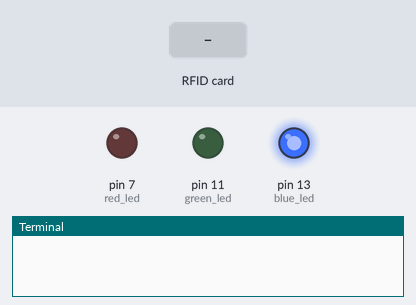
Recording of a program running on a simulated Raspberry Pi (header pin numbers). On the bench: output pins drawn as LEDs (lit = HIGH), the last lines printed to the terminal. Inputs (shaded band) come from the test bench. Web requests get an empty 200 reply after 0.4 s.

Above: at 0.2 s.
At 1.9 s:
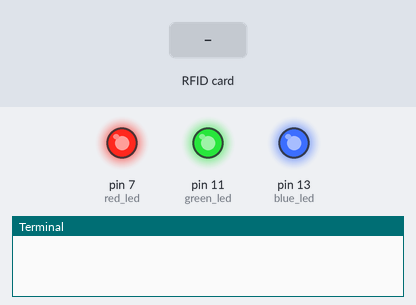
2.0 s: RFID card 5E 7A 19 C4 held to the reader
At 2.25 s:
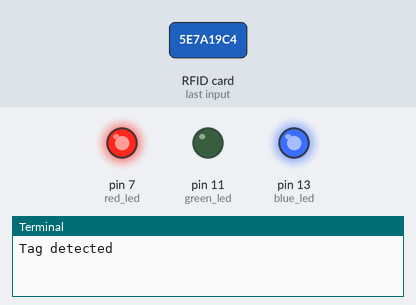
Timing chart, 0 to 5.0 s (numbered marks = the images above; inputs shaded):
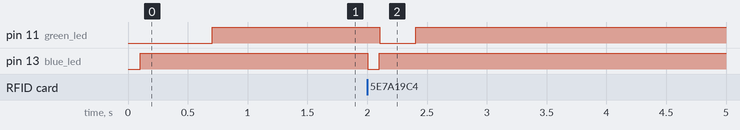

Measured:
- after the input at 2.0 s, pin 11 (green_led): HIGH → LOW after 0.11 s, → HIGH 0.30 s later; pin 13 (blue_led): HIGH → LOW at once, → HIGH 0.10 s later

The program:

main.py
```python
import time, requests
from pirc522 import RFID
import RPi.GPIO as GPIO
GPIO.setwarnings(False)
GPIO.setmode(GPIO.BOARD)
red_led = 7
green_led = 11
blue_led = 13
GPIO.setup(red_led,GPIO.OUT)
GPIO.setup(green_led,GPIO.OUT)
GPIO.setup(blue_led,GPIO.OUT)
rdr = RFID()
util = rdr.util()
util.debug = True

def green():
    GPIO.output(green_led,GPIO.LOW)
    time.sleep(0.3)
    GPIO.output(green_led,GPIO.HIGH)

def red():
    GPIO.output(red_led,GPIO.LOW)
    time.sleep(0.3)
    GPIO.output(red_led,GPIO.HIGH)

def blue():
    GPIO.output(blue_led,GPIO.LOW)
    time.sleep(0.1)
    GPIO.output(blue_led,GPIO.HIGH)
blue()
red()
green()
while True:
    rdr.wait_for_tag()
    (error, tag_type) = rdr.request()
    if not error:
        print("Tag detected")
        blue()
        (error, uid) = rdr.anticoll()
        if not error:
            green()
            print("UID: " + str(uid))
            hex_uid = hex(uid[0])[2:] + hex(uid[1])[2:] + hex(uid[2])[2:] + hex(uid[3])[2:] + hex(uid[4])[2:]
            print("Hex UID: " + hex_uid)
            print("Sent to server")
            req = requests.post('http://10.10.10.27:8000/game/send_card/', data = {'card_id': str(hex_uid)})
            if req.status_code == 200:
                print("Success")
            time.sleep(2)
        else:
            print("Error reading UID")
            red()
```
